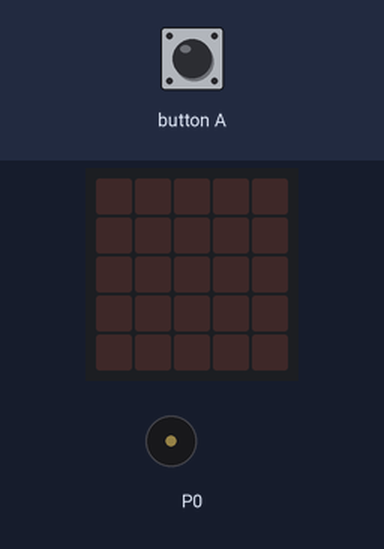
Simulated run of this program. Board: BBC micro:bit (MakeCode). Shown: the board's 5×5 LED display, buzzer (waves = sounding). The test bench sets the inputs (shaded band).

Above: at 1.2 s.
1.3 s: button A pressed for 0.15 s
At 1.9 s:
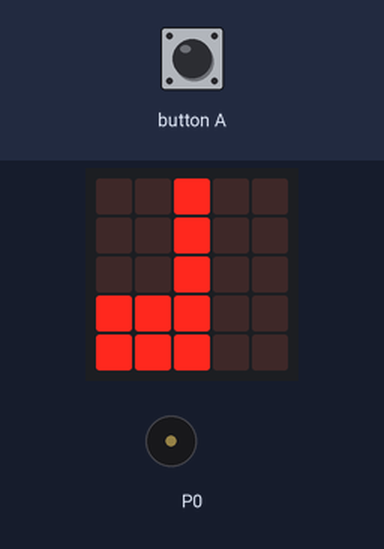
At 2.4 s:
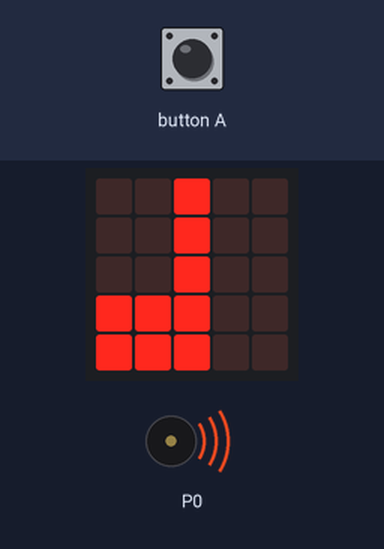
Timing chart, 0 to 4.3 s (numbered marks = the images above; inputs shaded):
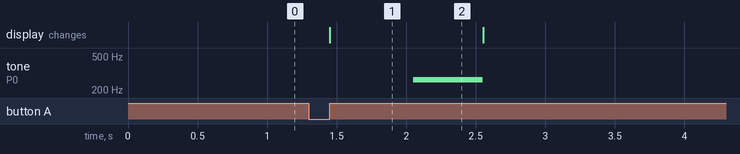

Measured:
- after the input at 1.3 s, tone on P0: silent → 262 Hz after 0.75 s, → silent 0.50 s later; the display: changes after 0.15 s (image 1)
- what the display in image 1 shows lasts 1.1 s, from 1.5 s to 2.6 s

The program:

main.ts
```typescript
input.onButtonPressed(Button.A, function () {
    basic.showIcon(IconNames.QuarterNote)
    music.playTone(262, music.beat(BeatFraction.Whole))
    basic.clearScreen()
})
```
